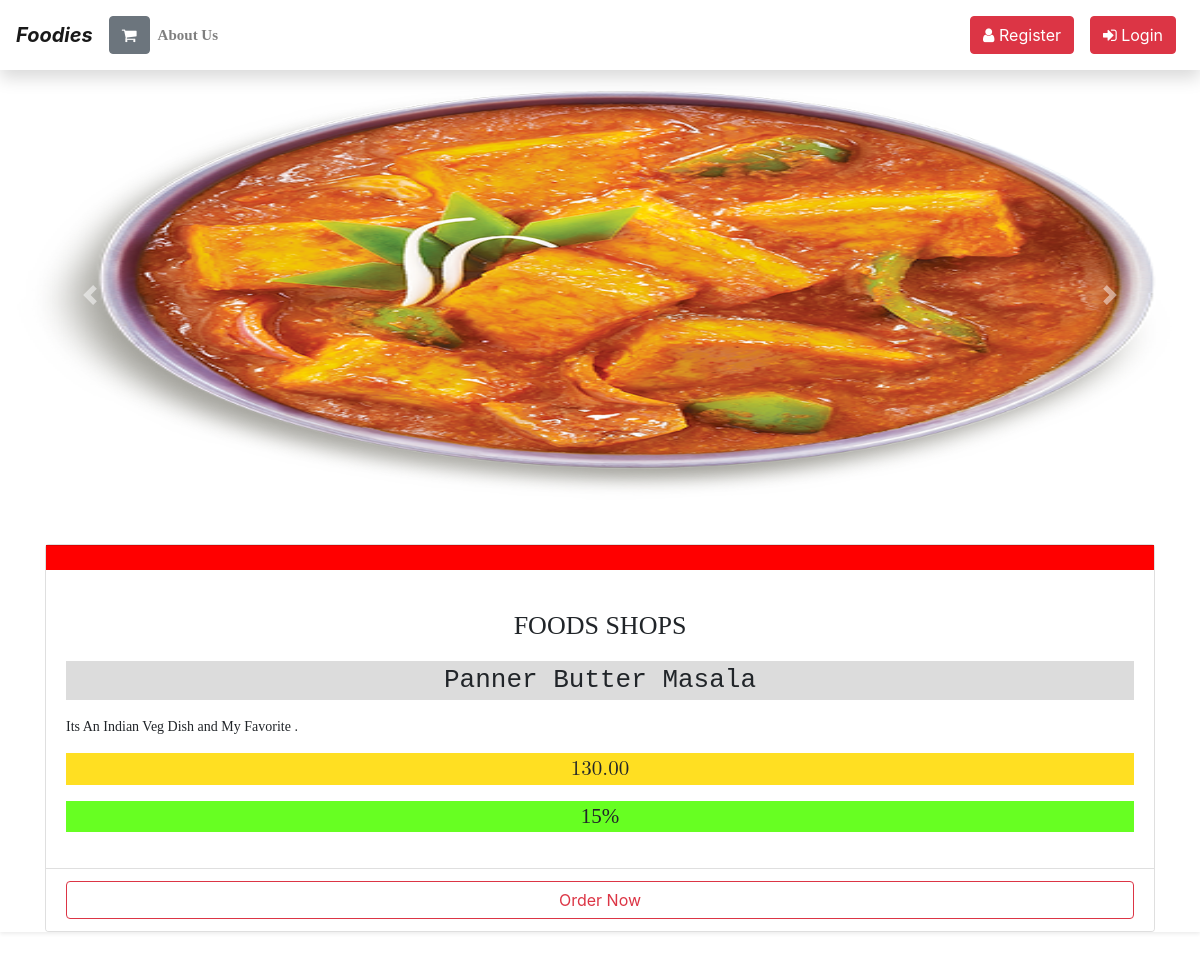
Screenshot of /food_details.php?product_id=6 with the database file from the repository.
### tables this page shows
CREATE TABLE `product_list` (
  `product_id` int(100) NOT NULL,
  `product_name` varchar(100) NOT NULL,
  `product_desp` varchar(10000) NOT NULL,
  `product_categories` varchar(100) NOT NULL,
  `product_full_price` varchar(100) NOT NULL,
  `product_half_price` varchar(100) NOT NULL,
  `product_discount` varchar(100) DEFAULT NULL,
  `product_image1` varchar(100) NOT NULL,
  `product_image2` varchar(100) NOT NULL,
  `product_image3` varchar(100) NOT NULL,
  `product_image4` varchar(100) NOT NULL,
  `action` int(100) NOT NULL,
  `date_of_insert` datetime NOT NULL DEFAULT CURRENT_TIMESTAMP
);

### food_details.php (the view, shortened to what this page needs)
<!doctype html>
<html lang="en">
<head>
    <link rel="stylesheet" href="https://cdn.jsdelivr.net/npm/bootstrap@4.5.3/dist/css/bootstrap.min.css"
>
</head>
<body>
    <?php include 'nav.php' ?>
    <div class="cont_ids">
        <div class="shadow-sm">
            <?php
include 'connection.php';
$product_id=$_GET['product_id'];
$sql="select * from `product_list` where `product_id`='$product_id'";
$result=mysqli_query($conn,$sql);
while($row=mysqli_fetch_assoc($result)){
?>
            <div id="carouselExampleControls" class="carousel slide" data-ride="carousel">
                <div class="carousel-inner">
                    <div class="carousel-item active">
                        <img src="Product Image/<?php echo $row['product_image1'] ?>" width="100%" height="450px"
                            class="card-img" alt="...">
                    </div>
                </div>
                <a class="carousel-control-prev" href="#carouselExampleControls" role="button" data-slide="prev">
                    <span class="carousel-control-prev-icon" style="color: black;" aria-hidden="true"></span>
                </a>
                <a class="carousel-control-next" href="#carouselExampleControls" role="button" data-slide="next">
                    <span class="carousel-control-next-icon" aria-hidden="true"></span>
                </a>
            </div>
            <div class="container">
                <div class="card my-4">
                    <div class="card-footer" style="background-color:red;"></div>
                    <div class="card-body">
                        <div class="shop_name my-3 text-center" style="font-size: 26px;
                        font-family: fantasy;">FOODS SHOPS</div>
                        <div class="Dish_name my-3 text-center" style="    font-size: 26px;
                            font-family: monospace;
                            background-color: gainsboro;"><?php echo $row['product_name'] ?></div>
                        <div class="Dish_name my-3" style="    font-size: 14px;
                            font-family: ui-monospace;
                            color: currentcolor;"><?php echo $row['product_desp'] ?></div>
                        <div class="Dish_name my-3 text-center" style="    background-color: #ffdf22;
                            font-size: 21px;
                            font-family: math;"><?php echo $row['product_full_price'] ?>.00</div>
                        <div class="Dish_name my-3 text-center" style="       background-color: #67ff22;
                                font-size: 21px;
                                font-family: cursive;"><?php echo $row['product_discount'] ?>%</div>
                    </div>
                    <div class="card-footer" style="background-color:white;">
                        <a href="food_category_wise.php?category_id=<?php echo $row['product_categories'] ?>"
                            class="btn btn-outline-danger form-control">Order Now</a>
                    </div>
                </div>
            </div>
            <?php } ?>
        </div>
    </div>
</body>
</html>

### rows the page displays
product_list: product_image1 (picture), product_name "Panner Butter Masala", product_desp "Its An Indian Veg Dish and My Favorite .", product_full_price "130", product_discount "15"
